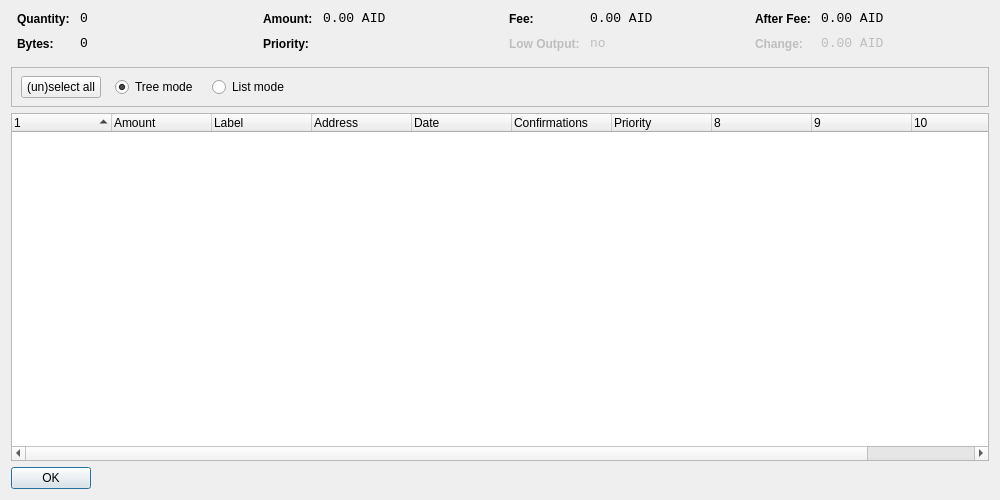
<?xml version="1.0" encoding="UTF-8"?>
<ui version="4.0">
 <class>CoinControlDialog</class>
 <widget class="QDialog" name="CoinControlDialog">
  <property name="geometry">
   <rect>
    <x>0</x>
    <y>0</y>
    <width>1000</width>
    <height>500</height>
   </rect>
  </property>
  <property name="windowTitle">
   <string>Coin Control</string>
  </property>
  <layout class="QVBoxLayout" name="verticalLayout">
   <item>
    <layout class="QHBoxLayout" name="horizontalLayoutTop" stretch="0,0,0,0">
     <property name="topMargin">
      <number>0</number>
     </property>
     <property name="bottomMargin">
      <number>10</number>
     </property>
     <item>
      <layout class="QFormLayout" name="formLayoutCoinControl1">
       <property name="horizontalSpacing">
        <number>10</number>
       </property>
       <property name="verticalSpacing">
        <number>10</number>
       </property>
       <property name="leftMargin">
        <number>6</number>
       </property>
       <property name="rightMargin">
        <number>6</number>
       </property>
       <item row="0" column="0">
        <widget class="QLabel" name="labelCoinControlQuantityText">
         <property name="styleSheet">
          <string notr="true">font-weight:bold;</string>
         </property>
         <property name="text">
          <string>Quantity:</string>
         </property>
        </widget>
       </item>
       <item row="0" column="1">
        <widget class="QLabel" name="labelCoinControlQuantity">
         <property name="font">
          <font>
           <family>Monospace</family>
           <pointsize>10</pointsize>
          </font>
         </property>
         <property name="cursor">
          <cursorShape>IBeamCursor</cursorShape>
         </property>
         <property name="contextMenuPolicy">
          <enum>Qt::ActionsContextMenu</enum>
         </property>
         <property name="text">
          <string notr="true">0</string>
         </property>
         <property name="textInteractionFlags">
          <set>Qt::LinksAccessibleByMouse|Qt::TextSelectableByKeyboard|Qt::TextSelectableByMouse</set>
         </property>
        </widget>
       </item>
       <item row="1" column="0">
        <widget class="QLabel" name="labelCoinControlBytesText">
         <property name="styleSheet">
          <string notr="true">font-weight:bold;</string>
         </property>
         <property name="text">
          <string>Bytes:</string>
         </property>
        </widget>
       </item>
       <item row="1" column="1">
        <widget class="QLabel" name="labelCoinControlBytes">
         <property name="font">
          <font>
           <family>Monospace</family>
           <pointsize>10</pointsize>
          </font>
         </property>
         <property name="cursor">
          <cursorShape>IBeamCursor</cursorShape>
         </property>
         <property name="contextMenuPolicy">
          <enum>Qt::ActionsContextMenu</enum>
         </property>
         <property name="text">
          <string notr="true">0</string>
         </property>
         <property name="textInteractionFlags">
          <set>Qt::LinksAccessibleByMouse|Qt::TextSelectableByKeyboard|Qt::TextSelectableByMouse</set>
         </property>
        </widget>
       </item>
      </layout>
     </item>
     <item>
      <layout class="QFormLayout" name="formLayoutCoinControl2">
       <property name="horizontalSpacing">
        <number>10</number>
       </property>
       <property name="verticalSpacing">
        <number>10</number>
       </property>
       <property name="leftMargin">
        <number>6</number>
       </property>
       <property name="rightMargin">
        <number>6</number>
       </property>
       <item row="0" column="0">
        <widget class="QLabel" name="labelCoinControlAmountText">
         <property name="styleSheet">
          <string notr="true">font-weight:bold;</string>
         </property>
         <property name="text">
          <string>Amount:</string>
         </property>
        </widget>
       </item>
       <item row="0" column="1">
        <widget class="QLabel" name="labelCoinControlAmount">
         <property name="font">
          <font>
           <family>Monospace</family>
           <pointsize>10</pointsize>
          </font>
         </property>
         <property name="cursor">
          <cursorShape>IBeamCursor</cursorShape>
         </property>
         <property name="contextMenuPolicy">
          <enum>Qt::ActionsContextMenu</enum>
         </property>
         <property name="text">
          <string notr="true">0.00 AID</string>
         </property>
         <property name="textInteractionFlags">
          <set>Qt::LinksAccessibleByMouse|Qt::TextSelectableByKeyboard|Qt::TextSelectableByMouse</set>
         </property>
        </widget>
       </item>
       <item row="1" column="0">
        <widget class="QLabel" name="labelCoinControlPriorityText">
         <property name="styleSheet">
          <string notr="true">font-weight:bold;</string>
         </property>
         <property name="text">
          <string>Priority:</string>
         </property>
        </widget>
       </item>
       <item row="1" column="1">
        <widget class="QLabel" name="labelCoinControlPriority">
         <property name="font">
          <font>
           <family>Monospace</family>
           <pointsize>10</pointsize>
          </font>
         </property>
         <property name="cursor">
          <cursorShape>IBeamCursor</cursorShape>
         </property>
         <property name="contextMenuPolicy">
          <enum>Qt::ActionsContextMenu</enum>
         </property>
         <property name="text">
          <string/>
         </property>
         <property name="textInteractionFlags">
          <set>Qt::LinksAccessibleByMouse|Qt::TextSelectableByKeyboard|Qt::TextSelectableByMouse</set>
         </property>
        </widget>
       </item>
      </layout>
     </item>
     <item>
      <layout class="QFormLayout" name="formLayoutCoinControl3">
       <property name="horizontalSpacing">
        <number>10</number>
       </property>
       <property name="verticalSpacing">
        <number>10</number>
       </property>
       <property name="leftMargin">
        <number>6</number>
       </property>
       <property name="rightMargin">
        <number>6</number>
       </property>
       <item row="0" column="0">
        <widget class="QLabel" name="labelCoinControlFeeText">
         <property name="styleSheet">
          <string notr="true">font-weight:bold;</string>
         </property>
         <property name="text">
          <string>Fee:</string>
         </property>
        </widget>
       </item>
       <item row="0" column="1">
        <widget class="QLabel" name="labelCoinControlFee">
         <property name="font">
          <font>
           <family>Monospace</family>
           <pointsize>10</pointsize>
          </font>
         </property>
         <property name="cursor">
          <cursorShape>IBeamCursor</cursorShape>
         </property>
         <property name="contextMenuPolicy">
          <enum>Qt::ActionsContextMenu</enum>
         </property>
         <property name="text">
          <string notr="true">0.00 AID</string>
         </property>
         <property name="textInteractionFlags">
          <set>Qt::LinksAccessibleByMouse|Qt::TextSelectableByKeyboard|Qt::TextSelectableByMouse</set>
         </property>
        </widget>
       </item>
       <item row="1" column="0">
        <widget class="QLabel" name="labelCoinControlLowOutputText">
         <property name="enabled">
          <bool>false</bool>
         </property>
         <property name="styleSheet">
          <string notr="true">font-weight:bold;</string>
         </property>
         <property name="text">
          <string>Low Output:</string>
         </property>
        </widget>
       </item>
       <item row="1" column="1">
        <widget class="QLabel" name="labelCoinControlLowOutput">
         <property name="enabled">
          <bool>false</bool>
         </property>
         <property name="font">
          <font>
           <family>Monospace</family>
           <pointsize>10</pointsize>
          </font>
         </property>
         <property name="cursor">
          <cursorShape>IBeamCursor</cursorShape>
         </property>
         <property name="contextMenuPolicy">
          <enum>Qt::ActionsContextMenu</enum>
         </property>
         <property name="text">
          <string notr="true">no</string>
         </property>
         <property name="textInteractionFlags">
          <set>Qt::LinksAccessibleByMouse|Qt::TextSelectableByKeyboard|Qt::TextSelectableByMouse</set>
         </property>
        </widget>
       </item>
      </layout>
     </item>
     <item>
      <layout class="QFormLayout" name="formLayoutCoinControl4">
       <property name="horizontalSpacing">
        <number>10</number>
       </property>
       <property name="verticalSpacing">
        <number>10</number>
       </property>
       <property name="leftMargin">
        <number>6</number>
       </property>
       <property name="rightMargin">
        <number>6</number>
       </property>
       <item row="0" column="0">
        <widget class="QLabel" name="labelCoinControlAfterFeeText">
         <property name="styleSheet">
          <string notr="true">font-weight:bold;</string>
         </property>
         <property name="text">
          <string>After Fee:</string>
         </property>
        </widget>
       </item>
       <item row="0" column="1">
        <widget class="QLabel" name="labelCoinControlAfterFee">
         <property name="font">
          <font>
           <family>Monospace</family>
           <pointsize>10</pointsize>
          </font>
         </property>
         <property name="cursor">
          <cursorShape>IBeamCursor</cursorShape>
         </property>
         <property name="contextMenuPolicy">
          <enum>Qt::ActionsContextMenu</enum>
         </property>
         <property name="text">
          <string notr="true">0.00 AID</string>
         </property>
         <property name="textInteractionFlags">
          <set>Qt::LinksAccessibleByMouse|Qt::TextSelectableByKeyboard|Qt::TextSelectableByMouse</set>
         </property>
        </widget>
       </item>
       <item row="1" column="0">
        <widget class="QLabel" name="labelCoinControlChangeText">
         <property name="enabled">
          <bool>false</bool>
         </property>
         <property name="styleSheet">
          <string notr="true">font-weight:bold;</string>
         </property>
         <property name="text">
          <string>Change:</string>
         </property>
        </widget>
       </item>
       <item row="1" column="1">
        <widget class="QLabel" name="labelCoinControlChange">
         <property name="enabled">
          <bool>false</bool>
         </property>
         <property name="font">
          <font>
           <family>Monospace</family>
           <pointsize>10</pointsize>
          </font>
         </property>
         <property name="cursor">
          <cursorShape>IBeamCursor</cursorShape>
         </property>
         <property name="contextMenuPolicy">
          <enum>Qt::ActionsContextMenu</enum>
         </property>
         <property name="text">
          <string notr="true">0.00 AID</string>
         </property>
         <property name="textInteractionFlags">
          <set>Qt::LinksAccessibleByMouse|Qt::TextSelectableByKeyboard|Qt::TextSelectableByMouse</set>
         </property>
        </widget>
       </item>
      </layout>
     </item>
    </layout>
   </item>
   <item>
    <widget class="QFrame" name="frame">
     <property name="minimumSize">
      <size>
       <width>0</width>
       <height>40</height>
      </size>
     </property>
     <property name="frameShape">
      <enum>QFrame::StyledPanel</enum>
     </property>
     <property name="frameShadow">
      <enum>QFrame::Sunken</enum>
     </property>
     <widget class="QWidget" name="horizontalLayoutWidget">
      <property name="geometry">
       <rect>
        <x>10</x>
        <y>0</y>
        <width>781</width>
        <height>41</height>
       </rect>
      </property>
      <layout class="QHBoxLayout" name="horizontalLayoutPanel" stretch="0,0,0,0">
       <property name="spacing">
        <number>14</number>
       </property>
       <item>
        <widget class="QPushButton" name="pushButtonSelectAll">
         <property name="sizePolicy">
          <sizepolicy hsizetype="Maximum" vsizetype="Fixed">
           <horstretch>0</horstretch>
           <verstretch>0</verstretch>
          </sizepolicy>
         </property>
         <property name="text">
          <string>(un)select all</string>
         </property>
        </widget>
       </item>
       <item>
        <widget class="QRadioButton" name="radioTreeMode">
         <property name="sizePolicy">
          <sizepolicy hsizetype="Maximum" vsizetype="Fixed">
           <horstretch>0</horstretch>
           <verstretch>0</verstretch>
          </sizepolicy>
         </property>
         <property name="text">
          <string>Tree mode</string>
         </property>
         <property name="checked">
          <bool>true</bool>
         </property>
        </widget>
       </item>
       <item>
        <widget class="QRadioButton" name="radioListMode">
         <property name="sizePolicy">
          <sizepolicy hsizetype="Maximum" vsizetype="Fixed">
           <horstretch>0</horstretch>
           <verstretch>0</verstretch>
          </sizepolicy>
         </property>
         <property name="text">
          <string>List mode</string>
         </property>
        </widget>
       </item>
       <item>
        <spacer name="horizontalSpacer">
         <property name="orientation">
          <enum>Qt::Horizontal</enum>
         </property>
         <property name="sizeHint" stdset="0">
          <size>
           <width>40</width>
           <height>20</height>
          </size>
         </property>
        </spacer>
       </item>
      </layout>
     </widget>
    </widget>
   </item>
   <item>
    <widget class="CoinControlTreeWidget" name="treeWidget">
     <property name="contextMenuPolicy">
      <enum>Qt::CustomContextMenu</enum>
     </property>
     <property name="sortingEnabled">
      <bool>false</bool>
     </property>
     <property name="columnCount">
      <number>11</number>
     </property>
     <attribute name="headerShowSortIndicator" stdset="0">
      <bool>true</bool>
     </attribute>
     <attribute name="headerStretchLastSection">
      <bool>false</bool>
     </attribute>
     <column>
      <property name="text">
       <string/>
      </property>
     </column>
     <column>
      <property name="text">
       <string>Amount</string>
      </property>
     </column>
     <column>
      <property name="text">
       <string>Label</string>
      </property>
     </column>
     <column>
      <property name="text">
       <string>Address</string>
      </property>
     </column>
     <column>
      <property name="text">
       <string>Date</string>
      </property>
     </column>
     <column>
      <property name="text">
       <string>Confirmations</string>
      </property>
      <property name="toolTip">
       <string>Confirmed</string>
      </property>
     </column>
     <column>
      <property name="text">
       <string>Priority</string>
      </property>
     </column>
     <column>
      <property name="text">
       <string/>
      </property>
     </column>
     <column>
      <property name="text">
       <string/>
      </property>
     </column>
     <column>
      <property name="text">
       <string/>
      </property>
     </column>
     <column>
      <property name="text">
       <string/>
      </property>
     </column>
    </widget>
   </item>
   <item>
    <widget class="QDialogButtonBox" name="buttonBox">
     <property name="sizePolicy">
      <sizepolicy hsizetype="Maximum" vsizetype="Fixed">
       <horstretch>0</horstretch>
       <verstretch>0</verstretch>
      </sizepolicy>
     </property>
     <property name="orientation">
      <enum>Qt::Horizontal</enum>
     </property>
     <property name="standardButtons">
      <set>QDialogButtonBox::Ok</set>
     </property>
    </widget>
   </item>
  </layout>
 </widget>
 <customwidgets>
  <customwidget>
   <class>CoinControlTreeWidget</class>
   <extends>QTreeWidget</extends>
   <header>coincontroltreewidget.h</header>
  </customwidget>
 </customwidgets>
 <resources/>
 <connections/>
</ui>
